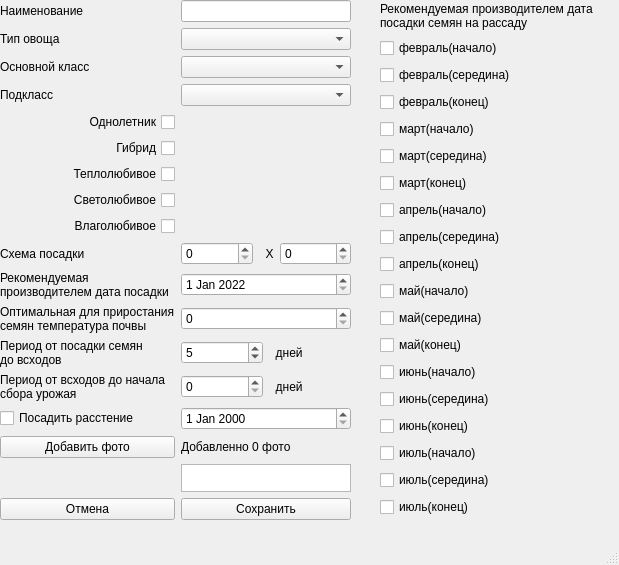
<?xml version="1.0" encoding="UTF-8"?>
<ui version="4.0">
 <class>MainWindow</class>
 <widget class="QMainWindow" name="MainWindow">
  <property name="geometry">
   <rect>
    <x>0</x>
    <y>0</y>
    <width>619</width>
    <height>565</height>
   </rect>
  </property>
  <property name="windowTitle">
   <string>add vegetable</string>
  </property>
  <widget class="QWidget" name="centralwidget">
   <widget class="QWidget" name="gridLayoutWidget">
    <property name="geometry">
     <rect>
      <x>0</x>
      <y>0</y>
      <width>351</width>
      <height>520</height>
     </rect>
    </property>
    <layout class="QGridLayout" name="gridLayout_2">
     <item row="1" column="2">
      <widget class="QLineEdit" name="lineEdit_5"/>
     </item>
     <item row="3" column="1">
      <widget class="QLabel" name="label_2">
       <property name="text">
        <string>Основной класс</string>
       </property>
      </widget>
     </item>
     <item row="4" column="1">
      <widget class="QLabel" name="label_3">
       <property name="text">
        <string>Подкласс</string>
       </property>
      </widget>
     </item>
     <item row="18" column="2">
      <widget class="QDateEdit" name="dateEdit_4"/>
     </item>
     <item row="12" column="1">
      <widget class="QLabel" name="label_9">
       <property name="text">
        <string>Схема посадки</string>
       </property>
      </widget>
     </item>
     <item row="15" column="1">
      <widget class="QLabel" name="label_11">
       <property name="text">
        <string>Оптимальная для приростания семян температура почвы</string>
       </property>
       <property name="wordWrap">
        <bool>true</bool>
       </property>
      </widget>
     </item>
     <item row="18" column="1">
      <widget class="QCheckBox" name="checkBox_10">
       <property name="text">
        <string>Посадить расстение</string>
       </property>
      </widget>
     </item>
     <item row="12" column="2">
      <layout class="QHBoxLayout" name="horizontalLayout_2">
       <item>
        <widget class="QSpinBox" name="spinBox"/>
       </item>
       <item>
        <widget class="QLabel" name="label_7">
         <property name="maximumSize">
          <size>
           <width>15</width>
           <height>16777215</height>
          </size>
         </property>
         <property name="text">
          <string>  X  </string>
         </property>
        </widget>
       </item>
       <item>
        <widget class="QSpinBox" name="spinBox_2"/>
       </item>
      </layout>
     </item>
     <item row="5" column="1">
      <widget class="QCheckBox" name="checkBox_9">
       <property name="layoutDirection">
        <enum>Qt::RightToLeft</enum>
       </property>
       <property name="styleSheet">
        <string notr="true"/>
       </property>
       <property name="text">
        <string>Однолетник</string>
       </property>
       <property name="checked">
        <bool>false</bool>
       </property>
      </widget>
     </item>
     <item row="14" column="1">
      <widget class="QLabel" name="label_12">
       <property name="text">
        <string>Рекомендуемая производителем дата посадки семян на рассаду</string>
       </property>
       <property name="wordWrap">
        <bool>true</bool>
       </property>
      </widget>
     </item>
     <item row="1" column="1">
      <widget class="QLabel" name="label_10">
       <property name="text">
        <string>Наименование</string>
       </property>
      </widget>
     </item>
     <item row="8" column="1">
      <widget class="QCheckBox" name="checkBox_11">
       <property name="layoutDirection">
        <enum>Qt::RightToLeft</enum>
       </property>
       <property name="text">
        <string>Теплолюбивое</string>
       </property>
       <property name="checked">
        <bool>false</bool>
       </property>
      </widget>
     </item>
     <item row="19" column="2">
      <widget class="QLabel" name="label_8">
       <property name="text">
        <string>Добавленно 0 фото</string>
       </property>
      </widget>
     </item>
     <item row="19" column="1">
      <widget class="QPushButton" name="pushButton_6">
       <property name="text">
        <string>Добавить фото</string>
       </property>
      </widget>
     </item>
     <item row="2" column="2">
      <widget class="QComboBox" name="comboBox"/>
     </item>
     <item row="22" column="1">
      <widget class="QPushButton" name="pushButton_5">
       <property name="text">
        <string>Отмена</string>
       </property>
      </widget>
     </item>
     <item row="6" column="1">
      <widget class="QCheckBox" name="checkBox_8">
       <property name="layoutDirection">
        <enum>Qt::RightToLeft</enum>
       </property>
       <property name="text">
        <string>Гибрид</string>
       </property>
       <property name="checked">
        <bool>false</bool>
       </property>
      </widget>
     </item>
     <item row="17" column="1">
      <widget class="QLabel" name="label_4">
       <property name="text">
        <string>Период от всходов до начала 
сбора урожая</string>
       </property>
      </widget>
     </item>
     <item row="3" column="2">
      <widget class="QComboBox" name="comboBox_2"/>
     </item>
     <item row="14" column="2">
      <widget class="QDateEdit" name="dateEdit_3">
       <property name="dateTime">
        <datetime>
         <hour>0</hour>
         <minute>0</minute>
         <second>0</second>
         <year>2022</year>
         <month>1</month>
         <day>1</day>
        </datetime>
       </property>
      </widget>
     </item>
     <item row="10" column="1">
      <widget class="QCheckBox" name="checkBox_12">
       <property name="layoutDirection">
        <enum>Qt::RightToLeft</enum>
       </property>
       <property name="text">
        <string>Влаголюбивое</string>
       </property>
       <property name="checked">
        <bool>false</bool>
       </property>
      </widget>
     </item>
     <item row="22" column="2">
      <widget class="QPushButton" name="pushButton_4">
       <property name="text">
        <string>Сохранить</string>
       </property>
      </widget>
     </item>
     <item row="17" column="2">
      <layout class="QHBoxLayout" name="horizontalLayout">
       <item>
        <widget class="QSpinBox" name="spinBox_4"/>
       </item>
       <item>
        <widget class="QLabel" name="label_5">
         <property name="text">
          <string>  дней</string>
         </property>
        </widget>
       </item>
      </layout>
     </item>
     <item row="20" column="2">
      <widget class="QTextEdit" name="textEdit"/>
     </item>
     <item row="9" column="1">
      <widget class="QCheckBox" name="checkBox_7">
       <property name="layoutDirection">
        <enum>Qt::RightToLeft</enum>
       </property>
       <property name="text">
        <string>Светолюбивое</string>
       </property>
       <property name="checked">
        <bool>false</bool>
       </property>
      </widget>
     </item>
     <item row="2" column="1">
      <widget class="QLabel" name="label">
       <property name="text">
        <string>Тип овоща</string>
       </property>
      </widget>
     </item>
     <item row="4" column="2">
      <widget class="QComboBox" name="comboBox_3"/>
     </item>
     <item row="15" column="2">
      <widget class="QSpinBox" name="spinBox_3"/>
     </item>
     <item row="16" column="1">
      <widget class="QLabel" name="label_6">
       <property name="text">
        <string>Период от посадки семян
до всходов</string>
       </property>
      </widget>
     </item>
     <item row="16" column="2">
      <layout class="QHBoxLayout" name="horizontalLayout_3">
       <item>
        <widget class="QSpinBox" name="spinBox_5">
         <property name="value">
          <number>5</number>
         </property>
        </widget>
       </item>
       <item>
        <widget class="QLabel" name="label_13">
         <property name="text">
          <string>  дней</string>
         </property>
        </widget>
       </item>
      </layout>
     </item>
    </layout>
   </widget>
   <widget class="QWidget" name="verticalLayoutWidget">
    <property name="geometry">
     <rect>
      <x>380</x>
      <y>0</y>
      <width>231</width>
      <height>521</height>
     </rect>
    </property>
    <layout class="QVBoxLayout" name="verticalLayout">
     <item>
      <widget class="QLabel" name="label_14">
       <property name="maximumSize">
        <size>
         <width>16777215</width>
         <height>30</height>
        </size>
       </property>
       <property name="text">
        <string>Рекомендуемая производителем дата
посадки семян на рассаду</string>
       </property>
      </widget>
     </item>
     <item>
      <widget class="QCheckBox" name="checkBox">
       <property name="text">
        <string>февраль(начало)</string>
       </property>
      </widget>
     </item>
     <item>
      <widget class="QCheckBox" name="checkBox_2">
       <property name="text">
        <string>февраль(середина)</string>
       </property>
      </widget>
     </item>
     <item>
      <widget class="QCheckBox" name="checkBox_3">
       <property name="text">
        <string>февраль(конец)</string>
       </property>
      </widget>
     </item>
     <item>
      <widget class="QCheckBox" name="checkBox_4">
       <property name="text">
        <string>март(начало)</string>
       </property>
      </widget>
     </item>
     <item>
      <widget class="QCheckBox" name="checkBox_5">
       <property name="text">
        <string>март(середина)</string>
       </property>
      </widget>
     </item>
     <item>
      <widget class="QCheckBox" name="checkBox_6">
       <property name="text">
        <string>март(конец)</string>
       </property>
      </widget>
     </item>
     <item>
      <widget class="QCheckBox" name="checkBox_13">
       <property name="text">
        <string>апрель(начало)</string>
       </property>
      </widget>
     </item>
     <item>
      <widget class="QCheckBox" name="checkBox_14">
       <property name="text">
        <string>апрель(середина)</string>
       </property>
      </widget>
     </item>
     <item>
      <widget class="QCheckBox" name="checkBox_15">
       <property name="text">
        <string>апрель(конец)</string>
       </property>
      </widget>
     </item>
     <item>
      <widget class="QCheckBox" name="checkBox_16">
       <property name="text">
        <string>май(начало)</string>
       </property>
      </widget>
     </item>
     <item>
      <widget class="QCheckBox" name="checkBox_17">
       <property name="text">
        <string>май(середина)</string>
       </property>
      </widget>
     </item>
     <item>
      <widget class="QCheckBox" name="checkBox_18">
       <property name="text">
        <string>май(конец)</string>
       </property>
      </widget>
     </item>
     <item>
      <widget class="QCheckBox" name="checkBox_19">
       <property name="text">
        <string>июнь(начало)</string>
       </property>
      </widget>
     </item>
     <item>
      <widget class="QCheckBox" name="checkBox_20">
       <property name="text">
        <string>июнь(середина)</string>
       </property>
      </widget>
     </item>
     <item>
      <widget class="QCheckBox" name="checkBox_21">
       <property name="text">
        <string>июнь(конец)</string>
       </property>
      </widget>
     </item>
     <item>
      <widget class="QCheckBox" name="checkBox_24">
       <property name="text">
        <string>июль(начало)</string>
       </property>
      </widget>
     </item>
     <item>
      <widget class="QCheckBox" name="checkBox_23">
       <property name="text">
        <string>июль(середина)</string>
       </property>
      </widget>
     </item>
     <item>
      <widget class="QCheckBox" name="checkBox_22">
       <property name="text">
        <string>июль(конец)</string>
       </property>
      </widget>
     </item>
    </layout>
   </widget>
  </widget>
  <widget class="QMenuBar" name="menubar">
   <property name="geometry">
    <rect>
     <x>0</x>
     <y>0</y>
     <width>619</width>
     <height>21</height>
    </rect>
   </property>
  </widget>
  <widget class="QStatusBar" name="statusbar"/>
 </widget>
 <resources/>
 <connections/>
</ui>
